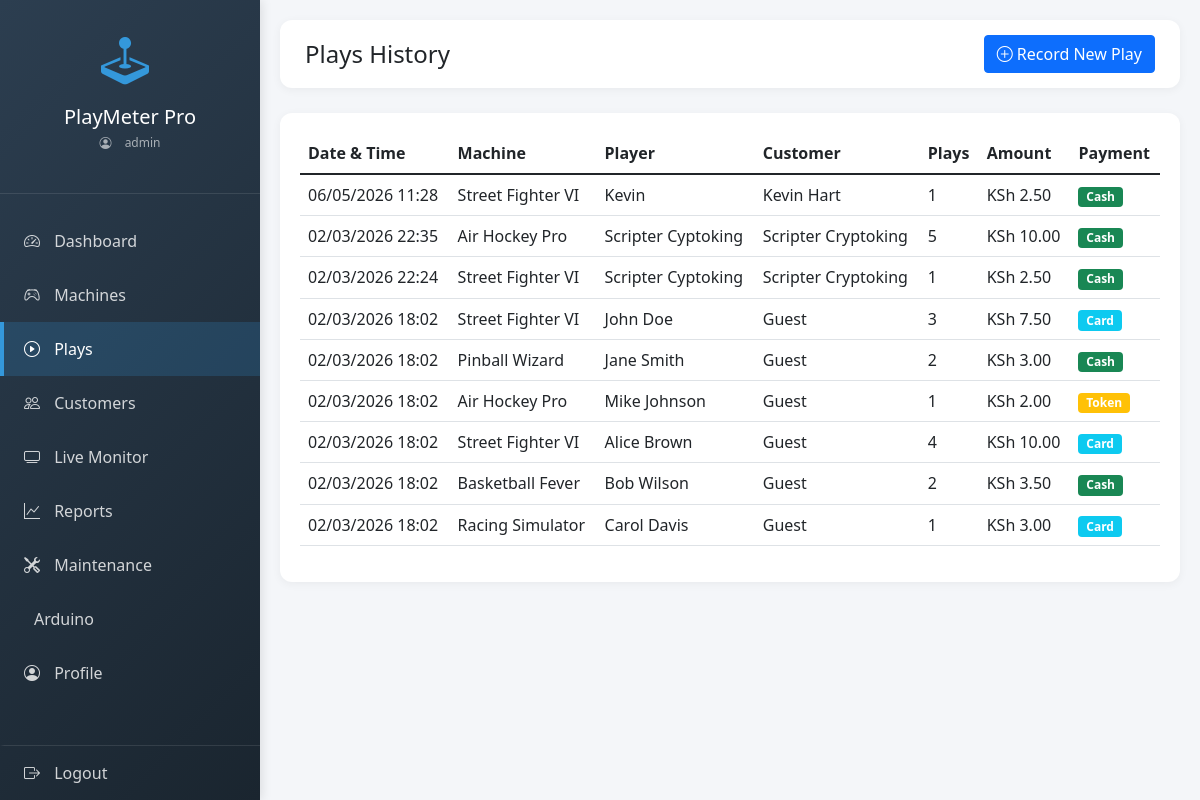
The page /plays.php (signed in) on the database its author committed.
### tables this page shows
CREATE TABLE `plays` (
  `id` int NOT NULL,
  `machine_id` int DEFAULT NULL,
  `customer_id` int DEFAULT NULL,
  `player_name` varchar(100) DEFAULT NULL,
  `plays_count` int DEFAULT '1',
  `amount_paid` decimal(10,2) DEFAULT NULL,
  `payment_method` enum('cash','card','token') DEFAULT 'cash',
  `play_date` timestamp NULL DEFAULT CURRENT_TIMESTAMP
);

CREATE TABLE `machines` (
  `id` int NOT NULL,
  `name` varchar(100) NOT NULL,
  `machine_type` varchar(50) DEFAULT NULL,
  `status` enum('active','maintenance','inactive') DEFAULT 'active',
  `price_per_play` decimal(10,2) DEFAULT '1.00',
  `total_plays` int DEFAULT '0',
  `total_revenue` decimal(10,2) DEFAULT '0.00',
  `created_at` timestamp NULL DEFAULT CURRENT_TIMESTAMP,
  `updated_at` timestamp NULL DEFAULT CURRENT_TIMESTAMP ON UPDATE CURRENT_TIMESTAMP,
  `arduino_unit_id` int DEFAULT NULL,
  `current_session_id` int DEFAULT NULL,
  `is_online` tinyint(1) DEFAULT '0'
);

CREATE TABLE `customers` (
  `id` int NOT NULL,
  `customer_code` varchar(50) NOT NULL,
  `full_name` varchar(100) NOT NULL,
  `phone_number` varchar(15) DEFAULT NULL,
  `email` varchar(100) DEFAULT NULL,
  `qr_code` text,
  `balance` decimal(10,2) DEFAULT '0.00',
  `total_visits` int DEFAULT '0',
  `total_spent` decimal(10,2) DEFAULT '0.00',
  `created_at` timestamp NULL DEFAULT CURRENT_TIMESTAMP,
  `updated_at` timestamp NULL DEFAULT CURRENT_TIMESTAMP ON UPDATE CURRENT_TIMESTAMP
);

### plays.php (the view, shortened to what this page needs)
<?php
$database = new Database();
$db = $database->getConnection();
$query = "SELECT p.*, m.name as machine_name, c.full_name as customer_name
          FROM plays p
          LEFT JOIN machines m ON p.machine_id = m.id
          LEFT JOIN customers c ON p.customer_id = c.id
          ORDER BY p.play_date DESC";
$plays = $db->query($query);
?>
<!DOCTYPE html>
<html lang="en">
<head>
    <link href="https://cdn.jsdelivr.net/npm/bootstrap@5.1.3/dist/css/bootstrap.min.css" rel="stylesheet">
    <link rel="stylesheet" href="https://cdn.jsdelivr.net/npm/bootstrap-icons@1.8.1/font/bootstrap-icons.css">
</head>
<body>
    <div class="sidebar">
        <div style="padding: 25px 20px; text-align: center; border-bottom: 1px solid rgba(255,255,255,0.1);">
            <i class="bi bi-joystick" style="font-size: 3rem; color: #3498db;"></i>
            <h5 class="mt-2 mb-0">PlayMeter Pro</h5>
            <p style="font-size: 12px; color: rgba(255,255,255,0.6); margin-top: 5px;">
                <i class="bi bi-person-circle"></i> <?php echo $_SESSION['username']; ?>
            </p>
        </div>
        <nav style="margin-top: 20px;">
            <a href="index.php" class="<?php echo basename($_SERVER['PHP_SELF']) == 'index.php' ? 'active' : ''; ?>">
                <i class="bi bi-speedometer2"></i> Dashboard
            </a>
            <a href="machines.php" class="<?php echo basename($_SERVER['PHP_SELF']) == 'machines.php' ? 'active' : ''; ?>">
                <i class="bi bi-controller"></i> Machines
            </a>
            <a href="plays.php" class="<?php echo basename($_SERVER['PHP_SELF']) == 'plays.php' ? 'active' : ''; ?>">
                <i class="bi bi-play-circle"></i> Plays
            </a>
            <a href="customers.php" class="<?php echo basename($_SERVER['PHP_SELF']) == 'customers.php' ? 'active' : ''; ?>">
                <i class="bi bi-people"></i> Customers
            </a>
            <a href="session_monitor.php" class="<?php echo basename($_SERVER['PHP_SELF']) == 'session_monitor.php' ? 'active' : ''; ?>">
                <i class="bi bi-tv"></i> Live Monitor
            </a>
            <a href="reports.php" class="<?php echo basename($_SERVER['PHP_SELF']) == 'reports.php' ? 'active' : ''; ?>">
                <i class="bi bi-graph-up"></i> Reports
            </a>
            <a href="maintenance.php" class="<?php echo basename($_SERVER['PHP_SELF']) == 'maintenance.php' ? 'active' : ''; ?>">
                <i class="bi bi-tools"></i> Maintenance
            </a>
            <a href="arduino_settings.php" class="<?php echo basename($_SERVER['PHP_SELF']) == 'arduino_settings.php' ? 'active' : ''; ?>">
                <i class="bi bi-microchip"></i> Arduino
            </a>
            <a href="profile.php" class="<?php echo basename($_SERVER['PHP_SELF']) == 'profile.php' ? 'active' : ''; ?>">
                <i class="bi bi-person-circle"></i> Profile
            </a>
            <a href="logout.php" style="border-top: 1px solid rgba(255,255,255,0.1); margin-top: 20px; position: absolute; bottom: 0; width: 100%;">
                <i class="bi bi-box-arrow-right"></i> Logout
            </a>
        </nav>
    </div>
    <div class="content">
        <div class="navbar-top d-flex justify-content-between align-items-center">
            <h4 class="mb-0">Plays History</h4>
            <div>
                <a href="add_play.php" class="btn btn-primary">
                    <i class="bi bi-plus-circle"></i> Record New Play
                </a>
            </div>
        </div>
        <div class="table-container">
            <table class="table table-hover">
                <thead>
                    <tr>
                        <th>Date & Time</th>
                        <th>Machine</th>
                        <th>Player</th>
                        <th>Customer</th>
                        <th>Plays</th>
                        <th>Amount</th>
                        <th>Payment</th>
                    </tr>
                </thead>
                <tbody>
                    <?php while($play = $plays->fetch(PDO::FETCH_ASSOC)): ?>
                    <tr>
                        <td><?php echo date('d/m/Y H:i', strtotime($play['play_date'])); ?></td>
                        <td><?php echo htmlspecialchars($play['machine_name']); ?></td>
                        <td><?php echo htmlspecialchars($play['player_name']); ?></td>
                        <td><?php echo htmlspecialchars($play['customer_name'] ?? 'Guest'); ?></td>
                        <td><?php echo $play['plays_count']; ?></td>
                        <td>KSh <?php echo number_format($play['amount_paid'], 2); ?></td>
                        <td>
                            <span class="badge bg-<?php
                                echo $play['payment_method'] == 'cash' ? 'success' :
                                    ($play['payment_method'] == 'card' ? 'info' : 'warning');
                            ?>">
                                <?php echo ucfirst($play['payment_method']); ?>
                            </span>
                        </td>
                    </tr>
                    <?php endwhile; ?>
                </tbody>
            </table>
        </div>
    </div>
</body>
</html>

### plays.php (style rules this page uses)
body { background: #f4f6f9; font-family: 'Segoe UI', Tahoma, Geneva, Verdana, sans-serif; }
.sidebar { min-height: 100vh; background: linear-gradient(135deg, #2c3e50 0%, #1a252f 100%); color: white; position: fixed; width: 260px; box-shadow: 2px 0 10px rgba(0,0,0,0.1); }
.sidebar a { color: rgba(255,255,255,0.8); text-decoration: none; padding: 15px 20px; display: block; transition: all 0.3s; border-left: 4px solid transparent; }
.sidebar a.active { background: rgba(52, 152, 219, 0.2); color: white; border-left-color: #3498db; }
.sidebar i { margin-right: 10px; width: 20px; }
.content { margin-left: 260px; padding: 20px; }
.navbar-top { background: white; padding: 15px 25px; margin-bottom: 25px; border-radius: 12px; box-shadow: 0 2px 10px rgba(0,0,0,0.05); }
.table-container { background: white; border-radius: 12px; padding: 20px; box-shadow: 0 2px 10px rgba(0,0,0,0.05); }

### rows shown on the page
plays: play_date "06/05/2026 11:28", machine.name "Street Fighter VI", player_name "Kevin", customer.full_name "Kevin Hart", plays_count "1", amount_paid "2.50", payment_method "Cash"
plays: play_date "02/03/2026 22:35", machine.name "Air Hockey Pro", player_name "Scripter Cyptoking", customer.full_name "Scripter Cryptoking", plays_count "5", amount_paid "10.00", payment_method "Cash"
plays: play_date "02/03/2026 22:24", machine.name "Street Fighter VI", player_name "Scripter Cyptoking", customer.full_name "Scripter Cryptoking", plays_count "1", amount_paid "2.50", payment_method "Cash"
plays: play_date "02/03/2026 18:02", machine.name "Street Fighter VI", player_name "John Doe", customer_name "Guest", plays_count "3", amount_paid "7.50", payment_method "Card"
plays: play_date "02/03/2026 18:02", machine.name "Pinball Wizard", player_name "Jane Smith", customer_name "Guest", plays_count "2", amount_paid "3.00", payment_method "Cash"
plays: play_date "02/03/2026 18:02", machine.name "Air Hockey Pro", player_name "Mike Johnson", customer_name "Guest", plays_count "1", amount_paid "2.00", payment_method "Token"
plays: play_date "02/03/2026 18:02", machine.name "Street Fighter VI", player_name "Alice Brown", customer_name "Guest", plays_count "4", amount_paid "10.00", payment_method "Card"
plays: play_date "02/03/2026 18:02", machine.name "Basketball Fever", player_name "Bob Wilson", customer_name "Guest", plays_count "2", amount_paid "3.50", payment_method "Cash"
plays: play_date "02/03/2026 18:02", machine.name "Racing Simulator", player_name "Carol Davis", customer_name "Guest", plays_count "1", amount_paid "3.00", payment_method "Card"

### other values the page prints
$_SESSION['username'] "admin"
